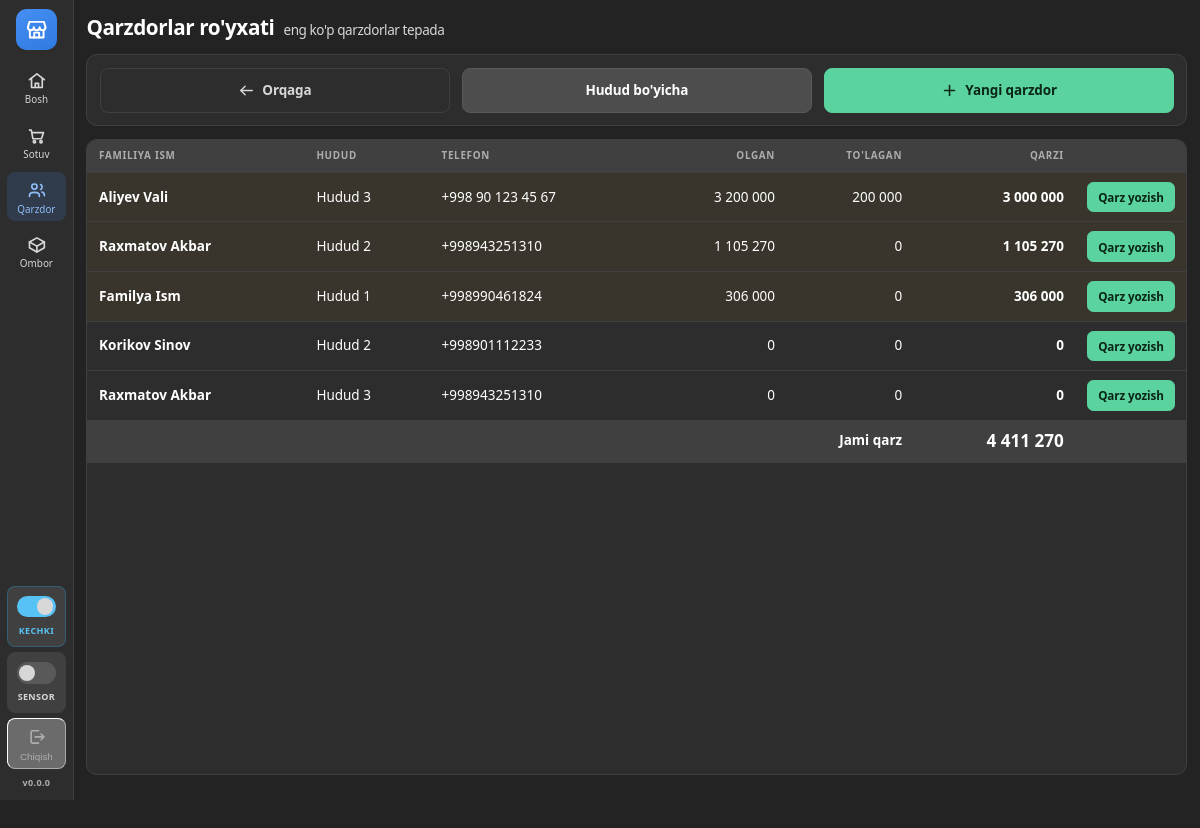
/qarzdorlar/?korinish=royxat (signed in), run on an earlier commit of the app's database.
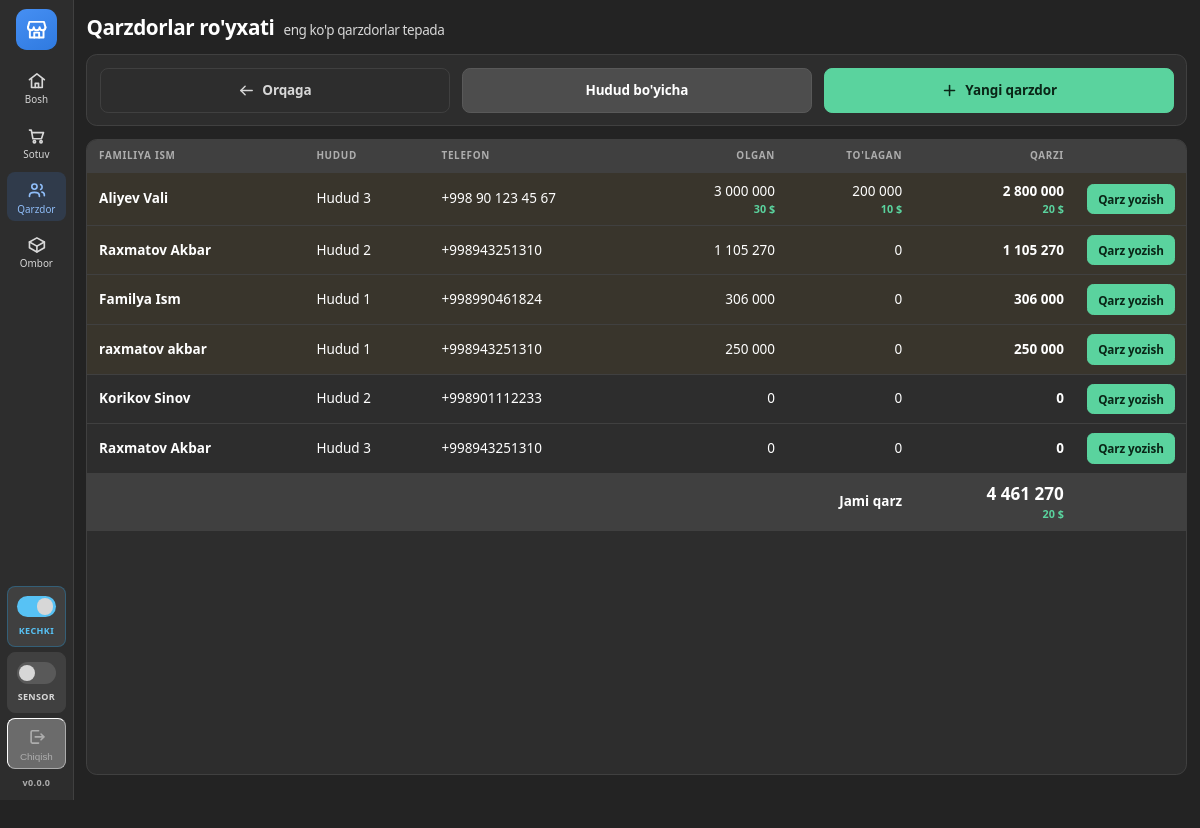
And on a later commit of the database.
### qarz/models.py (models this page shows, shortened)
class Qarzdor(models.Model):
    ism = models.CharField("Ism", max_length=60)
    familiya = models.CharField("Familiya", max_length=60)
    telefon = models.CharField("Telefon", max_length=25, blank=True)
    hudud = models.ForeignKey(Hudud, on_delete=models.PROTECT, related_name="qarzdorlar",
                              verbose_name="Hudud")
    izoh = models.CharField("Izoh", max_length=200, blank=True)
    yaratilgan = models.DateTimeField(auto_now_add=True)
    class Meta:
        verbose_name = "Qarzdor"
        verbose_name_plural = "Qarzdorlar"
        ordering = ["familiya", "ism"]
    @property
    def jami_qarz(self):
        jami = self.qarzlar.aggregate(s=Sum(F("jami") - F("qaytarilgan_summa")))["s"]
        return jami or Decimal("0")
    @property
    def jami_qarz_dollar(self):
        jami = self.qarzlar.aggregate(
            s=Sum(F("jami_dollar") - F("qaytarilgan_summa_dollar")))["s"]
        return jami or Decimal("0")
    @property
    def jami_tolov(self):
        jami = self.tolovlar.filter(valyuta=Valyuta.SOM).aggregate(s=Sum("summa"))["s"]
        return jami or Decimal("0")
    @property
    def jami_tolov_dollar(self):
        jami = self.tolovlar.filter(valyuta=Valyuta.DOLLAR).aggregate(s=Sum("summa"))["s"]
        return jami or Decimal("0")
    @property
    def balans(self):
        return self.jami_qarz - self.jami_tolov
    @property
    def balans_dollar(self):
        return self.jami_qarz_dollar - self.jami_tolov_dollar
    @property
    def qarzi_bormi(self):
        return self.balans > 0 or self.balans_dollar > 0

class Hudud(models.Model):
    nom = models.CharField("Hudud nomi", max_length=80, unique=True)
    tartib = models.PositiveSmallIntegerField("Tartib", default=0)
    class Meta:
        verbose_name = "Hudud"
        verbose_name_plural = "Hududlar"
        ordering = ["tartib", "nom"]

### qarz/views.py (the view)
# urls.py: path("qarzdorlar/", views.qarzdorlar_royxati, name="qarzdorlar"),
def qarzdorlar_royxati(request):
    hudud_id = request.GET.get("hudud", "")
    korinish = request.GET.get("korinish", "")
    if hudud_id:
        korinish = "royxat"
    elif korinish not in ("royxat", "hududlar"):
        korinish = "tanlov"
    hudud = None
    qarzdorlar = []
    jami_balans = Decimal("0")
    jami_balans_dollar = Decimal("0")
    kartalar = []
    if korinish == "royxat":
        tanlangan = Qarzdor.objects.select_related("hudud")
        if hudud_id:
            hudud = get_object_or_404(Hudud, pk=hudud_id)
            tanlangan = tanlangan.filter(hudud=hudud)
        qarzdorlar = sorted(tanlangan, key=lambda q: (q.balans, q.balans_dollar), reverse=True)
        jami_balans = sum((q.balans for q in qarzdorlar), Decimal("0"))
        jami_balans_dollar = sum((q.balans_dollar for q in qarzdorlar), Decimal("0"))
    elif korinish == "hududlar":
        kartalar = hudud_kartalari()
    return render(request, "qarz/qarzdorlar.html", {
        "korinish": korinish,
        "qarzdorlar": qarzdorlar,
        "hudud": hudud,
        "hudud_kartalari": kartalar,
        "jami_balans": jami_balans,
        "jami_balans_dollar": jami_balans_dollar,
    })

### config/kontekst.py (called while the page is built)
def _oqi():
    yol = getattr(settings, "VERSIYA_FAYL", None)
    if yol is None or not yol.exists():
        return getattr(settings, "VERSIYA", "")
    vaqt = yol.stat().st_mtime
    if _xotira["vaqt"] != vaqt:
        _xotira["vaqt"] = vaqt
        _xotira["qiymat"] = yol.read_text(encoding="utf-8").strip()
    return _xotira["qiymat"]

def versiya(request):
    return {"versiya": _oqi()}

### qarz/templatetags/statik_versiya.py (called while the page is built)
@register.simple_tag
def statik(yol):
    manzil = static(yol)
    papkalar = list(getattr(settings, "STATICFILES_DIRS", []))
    if getattr(settings, "STATIC_ROOT", None):
        papkalar.append(settings.STATIC_ROOT)
    for papka in papkalar:
        toliq = os.path.join(str(papka), *yol.split("/"))
        if os.path.exists(toliq):
            return f"{manzil}?v={int(os.path.getmtime(toliq))}"
    return manzil

### qarz/templatetags/xozmag.py (called while the page is built)
def _decimalga(qiymat):
    try:
        return Decimal(str(qiymat).replace(" ", "").replace(",", "."))
    except (InvalidOperation, TypeError, ValueError):
        return None

@register.filter
def pul(qiymat):
    son = _decimalga(qiymat)
    if son is None:
        return qiymat
    return f"{son.quantize(Decimal('1'), rounding=ROUND_HALF_UP):,f}".replace(",", " ")

### templates/qarz/qarzdorlar.html (shortened to what this page needs)
{% extends "base.html" %}
{% load xozmag %}
{% block tana %}
<div class="sahifa-keng{% if korinish == 'royxat' %} sahifa-toliq{% endif %}">
{% if korinish == "tanlov" %}
  <div class="sarlavha">
    Qarzdorlar
    <span class="kichik">qanday ko'rmoqchisiz?</span>
  </div>
  <div class="markazda">
  <div class="tanlov-setka ikkita">
    <a class="tanlov qarz" href="?korinish=royxat">
      <span class="belgi"><svg class="ikon"><use href="#i-odamlar"></use></svg></span>
      <span class="bosh">Qarzdorlar ro'yxati</span>
      <span class="izoh">Hammasi bitta ro'yxatda, eng ko'p qarzdorlar tepada</span>
    </a>
    <a class="tanlov yangi" href="?korinish=hududlar">
      <span class="belgi"><svg class="ikon"><use href="#i-uy"></use></svg></span>
      <span class="bosh">Hududlar</span>
      <span class="izoh">Avval hududni tanlang, so'ng o'sha hududning qarzdorlari</span>
    </a>
  </div>
  </div>
{% else %}
  <div class="sarlavha">
    {% if hudud %}{{ hudud.nom }}{% else %}Qarzdorlar ro'yxati{% endif %}
    <span class="kichik">eng ko'p qarzdorlar tepada</span>
  </div>
  <div class="quti">
    <div class="qator">
      <a class="tugma tinch" style="flex:1"
         href="{% if hudud %}?korinish=hududlar{% else %}{% url 'qarz:qarzdorlar' %}{% endif %}">
        <svg class="ikon"><use href="#i-chap"></use></svg> Orqaga
      </a>
      {% if hudud %}
        <a class="tugma" style="flex:1" href="?korinish=royxat">Barcha qarzdorlar</a>
      {% else %}
        <a class="tugma" style="flex:1" href="?korinish=hududlar">Hudud bo'yicha</a>
      {% endif %}
      <a class="tugma yashil" style="flex:1" href="{% url 'qarz:yangi_qarzdor' %}">
        <svg class="ikon"><use href="#i-plus"></use></svg> Yangi qarzdor
      </a>
    </div>
  </div>
  <div class="jadval-quti">
    <table class="jadval">
      <thead>
        <tr>
          <th>Familiya Ism</th>
          {% if not hudud %}<th>Hudud</th>{% endif %}
          <th>Telefon</th>
          <th class="son">Olgan</th>
          <th class="son">To'lagan</th>
          <th class="son">Qarzi</th>
          <th style="width:1%"></th>
        </tr>
      </thead>
      <tbody>
        {% for q in qarzdorlar %}
          <tr class="bosiladi {% if q.qarzi_bormi %}ogohlantirish{% endif %}"
              onclick="location.href='{% url 'qarz:qarzdor_karta' q.pk %}'">
            <td><b>{{ q.familiya }} {{ q.ism }}</b></td>
            {% if not hudud %}<td>{{ q.hudud.nom }}</td>{% endif %}
            <td>{{ q.telefon|default:"—" }}</td>
            <td class="son sust">
              {{ q.jami_qarz|pul }}
              {% if q.jami_qarz_dollar %}<div class="dollar-yozuv">{{ q.jami_qarz_dollar|tekis }} $</div>{% endif %}
            </td>
            <td class="son sust">
              {{ q.jami_tolov|pul }}
              {% if q.jami_tolov_dollar %}<div class="dollar-yozuv">{{ q.jami_tolov_dollar|tekis }} $</div>{% endif %}
            </td>
            <td class="son">
              <b>{{ q.balans|pul }}</b>
              {% if q.balans_dollar %}<div class="dollar-yozuv">{{ q.balans_dollar|tekis }} $</div>{% endif %}
            </td>
            <td>
              <a class="tugma kichik yashil" href="{% url 'qarz:qarz_boshlash' q.pk %}"
                 onclick="event.stopPropagation()">Qarz yozish</a>
            </td>
          </tr>
        {% endfor %}
      </tbody>
      {% if qarzdorlar %}
        <tfoot>
          <tr>
            <th colspan="{% if hudud %}4{% else %}5{% endif %}" style="text-align:right">Jami qarz</th>
            <th class="son" style="font-size:var(--katta-matn);font-weight:700">
              {{ jami_balans|pul }}
              {% if jami_balans_dollar %}<div class="dollar-yozuv">{{ jami_balans_dollar|tekis }} $</div>{% endif %}
            </th>
            <th></th>
          </tr>
        </tfoot>
      {% endif %}
    </table>
  </div>
{% endif %}
</div>
{% endblock %}

What changed in the data, as far as the page shows it:
shown differently, row unchanged: Qarzdor "Aliyev": jami_qarz|pul "3 200 000" → "3 000 000"; jami_qarz_dollar|tekis (not shown) → "30"; jami_tolov_dollar|tekis (not shown) → "10"; balans|pul "3 000 000" → "2 800 000"; balans_dollar|tekis (not shown) → "20"
added Qarzdor: familiya "raxmatov", ism "akbar", hudud.nom "Hudud 1", telefon "+998943251310", jami_qarz|pul "250 000", jami_tolov|pul "0", balans|pul "250 000"
Also different on the page:
{{ jami_balans|pul }}: "4 411 270" → "4 461 270"
{{ jami_balans_dollar|tekis }}: (not shown) → "20"
